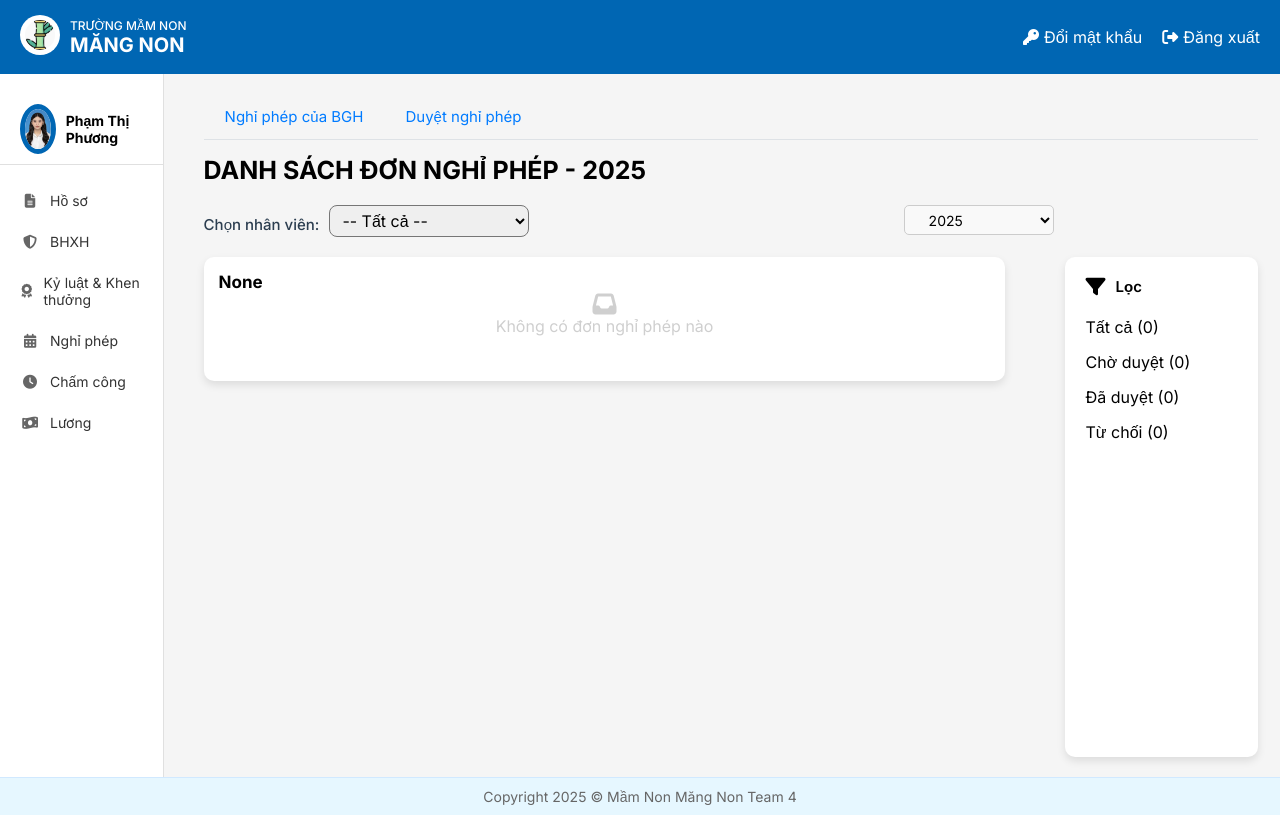
Screenshot of /home/hieutruong/don-nghi-phep/loc/ (signed in) with the database file from the repository.
### HOME/models.py (models this page shows, shortened)
class NhanVien(models.Model):
 user = models.OneToOneField(User, on_delete=models.CASCADE, unique=True, null=False, related_name='nhanvien_home')
 ten_nv = models.CharField(max_length=100)
 anh_ca_nhan = models.ImageField(upload_to='nhanvien/', null=True, blank=True)
 gioi_tinh = models.CharField(max_length=10, choices=[('2', 'Nam'), ('1', 'Nữ')],default='1')
 ngay_sinh = models.DateField(null=True)
 vi_tri_cong_viec = models.CharField(max_length=100, blank=True, null=True)
 to_phong_ban = models.CharField(max_length=50, choices=TO_PHONG_BAN_CHOICES)
 trinh_do_hoc_van = models.CharField(max_length=50, choices=TRINH_DO_HOC_VAN_CHOICES)
 chuyen_nganh = models.CharField(max_length=100, null=True)
 noi_dao_tao = models.CharField(max_length=100)
 nam_tn = models.IntegerField(null=True)
 ngay_cap = models.DateField(null=True)
 noi_cap = models.CharField(max_length=100)
 dia_chi_tam_tru = models.TextField(null=True)
 chuc_vu = models.CharField(max_length=150, null=True)
 so_dien_thoai = models.CharField(
     max_length=10,
     unique=True)
 email = models.EmailField(unique=True, max_length=50, null=True)
 so_cccd = models.CharField(
     max_length=12,
     unique=True
 )
 phu_caps = models.ManyToManyField(PhuCap, through='PhuCapNhanVien',blank=True)
 class Meta:
     db_table = 'HOME_nhanvien'

### NghiPhep/views.py (the view)
# urls.py: path('home/hieutruong/don-nghi-phep/loc/', loc_don_nghi_phep_theo_trang_thai_hieutruong, name='loc_don_nghi_phep_hieutruong'),
@login_required
@permission_required('HOME.view_edit_list_nghiphep_bgh')
def loc_don_nghi_phep_theo_trang_thai_hieutruong(request):
    year = request.GET.get('year')
    trang_thai=request.GET.get('trang_thai')
    nhanvien = get_object_or_404(NhanVien, user=request.user)
    thong_tin = DS_NV_quan_ly(request, nhanvien)
    nhan_vien = thong_tin['nhan_vien_BGH']
    danh_sach_don = {}
    danh_sach = NghiPhep.objects.filter(nhan_vien__in=nhan_vien, ngay_tao_don__year=year).order_by('-ngay_tao_don')
    danh_sach_don[trang_thai] = NghiPhep.objects.filter(nhan_vien__in=nhan_vien, trang_thai_don=trang_thai,ngay_tao_don__year=year).order_by('-ngay_tao_don')
    context = {
        'nghiphep': danh_sach_don,
        'nhan_vien':nhanvien,
        **DS_NV_quan_ly(request, nhanvien),
        'so_don': danh_sach.count(),
        'so_don_dang_duyet': danh_sach.filter(trang_thai_don='Đang chờ duyệt'),
        'so_don_da_duyet': danh_sach.filter(trang_thai_don='Đã duyệt'),
        'so_don_dang_bi_tu_choi': danh_sach.filter(trang_thai_don='Bị từ chối'),
    }
    return render(request, 'NghiPhep/NP_list_hieutruong.html', context)

### NghiPhep/views.py (called while the page is built)
def ThongTinNPYear( year):
    years = NghiPhep.objects.values_list('ngay_tao_don__year', flat=True).distinct().order_by('-ngay_tao_don__year')
    if year is None:
        year = now().year
    else:
        year = int(year)
    return {'year':year,
            'years': years}

### templates/NghiPhep/NP_list_hieutruong.html (shortened to what this page needs)
{% extends 'NghiPhep/NP_list_admin.html' %}
{% block locdanhsach %}
<div class="ndungloc" style="width:20%; max-height: 500px;">
   <div class="TitleLoc" style="display: flex; gap: 10px; align-items: left;">
        <i class="fa-sharp fa-solid fa-filter" style="font-size: 20px;"></i>
        <p style="margin: 0; font-size: 15px; font-weight: 600;">Lọc</p>
    </div>
    <ul id="dongloc" style="width: 80%; margin-top: 20px; ">
        <li class="loc" >
            <a href="{% url 'DanhSachNP_HT'  %}?year={{ year }}" class="font-bold hover:text-blue-600">
                Tất cả ({{ so_don }})
            </a>
        </li >
        <li class="loc">
            <a href="{% url 'loc_don_nghi_phep_hieutruong' %}?trang_thai=Đang chờ duyệt&year={{ year }}" class=" font-bold hover:text-blue-600">
                Chờ duyệt ({{ so_don_dang_duyet.count }})
            </a>
        </li>
        <li class="loc">
            <a href="{% url 'loc_don_nghi_phep_hieutruong' %}?trang_thai=Đã duyệt&year={{ year }}" class=" font-bold hover:text-blue-600">
                Đã duyệt ({{ so_don_da_duyet.count }})
            </a>
        </li >
        <li class="loc">
            <a href="{% url 'loc_don_nghi_phep_hieutruong' %}?trang_thai=Bị từ chối&year={{ year }}" class=" font-bold hover:text-blue-600">
                Từ chối ({{ so_don_dang_bi_tu_choi.count }})
            </a>
        </li>
    </ul>
</div>
{% endblock %}
{% block header %}
     <form class="Search" action="{% url 'TimKiemNV_HT' %}" style="margin-bottom: 20px">
        <label  style="font-weight: 500; margin-bottom: 0;">Chọn nhân viên:</label>
        <select name="nhan_vien" id="nhan_vien" style="width: 200px; padding: 4px 8px; border-radius: 8px; font-size: 16px;" onchange="this.form.submit()">
            <option value="">-- Tất cả --</option>
          </select>
    </form>
    <form method="get"
          action="{% url 'DanhSachNP_HT' %}"
          style="width:30%; height: 15px" xmlns:nv.id xmlns:nv.id>
            <select name="year" class="form-control" onchange="this.form.submit()"  style="height: 30px; font-size: 14px; padding: 0px 20px;border-radius: 5px;width: 50%;">
                {% for y in years %}
                    <option value="{{ y }}" {% if y == year %}selected{% endif %}>{{ y }}</option>
                {% endfor %}
            </select>
        </form>
{% endblock %}

### templates/home.html (shortened to what this page needs)
<!DOCTYPE html>
{% load static %}
<html lang="vi">
<head>
    <link rel="stylesheet" href="{% static 'css/style.css' %}">
    <link rel="stylesheet" href="https://cdnjs.cloudflare.com/ajax/libs/font-awesome/6.4.0/css/all.min.css">
</head>
<body>
    <div class="container">
        <header class="header">
            <div class="logo-container">
                <a href="{% url 'home' %}">
                    <img src="{% static 'images/logo.jpg' %}" alt="Logo" class="logo-img">
                </a>
                <div class="logo-text">
                    <div class="school-type">TRƯỜNG MẦM NON</div>
                    <div class="school-name"><b>MĂNG NON</b></div>
                </div>
            </div>
            <div class="header-actions">
                <a href="{% url 'change_password' %}" class="header-link">
                    <i class="fas fa-key"></i> Đổi mật khẩu
                </a>
                <a href="{% url 'logout' %}" class="header-link">
                    <i class="fas fa-sign-out-alt"></i> Đăng xuất
                </a>
            </div>
        </header>
        <div class="content">
            <aside class="sidebar">
                <div class="user-profile">
                    <div class="avatar">
                        <img src="{{ nhan_vien.anh_ca_nhan.url }}" alt="User Avatar">
                    </div>
                    <div class="user-info">
                        {% if request.user.is_authenticated %}
                            <div class="user-name">{{ nhan_vien.ten_nv }}</div>
                        {% endif %}
                    </div>
                </div>
                <nav class="sidebar-nav">
                    <a href="{% url 'Redirect_hoso_view' %}" class="nav-item"><i class="fas fa-file-alt"></i> Hồ sơ</a>
                    <a href="{% url 'redirectBHXH' %}" class="nav-item"><i class="fas fa-shield-alt"></i> BHXH</a>
                    <a href="{% url 'ky_luat_khen_thuong' %}" class="nav-item"><i class="fas fa-award"></i> Kỷ luật & Khen thưởng</a>
                    <a href="{% url 'DanhSachNP_redirect' %}" class="nav-item"><i class="fas fa-calendar-alt"></i> Nghỉ phép</a>
                    <a href="{% url 'cham_cong' %}" class="nav-item"><i class="fas fa-clock"></i> Chấm công</a>
                    <a href="{% url 'chuyen_huong_luong' %}" class="nav-item"><i class="fas fa-money-bill-wave"></i> Lương</a>
                </nav>
            </aside>
            {% block page_background %}{% endblock %}
        </div>
        <footer class="footer">
            <p>Copyright 2025 © Mầm Non Măng Non Team 4</p>
        </footer>
    </div>
</body>
</html>

### static/css/style.css (style rules this page uses)
* { margin: 0; padding: 0; box-sizing: border-box; font-family: 'Inter', sans-serif; }
body { background-color: #f5f5f5; }
.container { display: flex; flex-direction: column; min-height: 100vh; }
.header { background-color: #0066b3; color: white; padding: 15px 20px; display: flex; justify-content: space-between; align-items: center; }
.logo-container { display: flex; align-items: center; }
.logo-img { width: 40px; height: 40px; margin-right: 10px; background-color: white; border-radius: 50%; padding: 5px; }
.logo-text { display: flex; flex-direction: column; }
.school-type { font-size: 12px; font-weight: 500; }
.school-name { font-size: 20px; font-weight: bold; }
.header-actions { display: flex; gap: 20px; }
.header-link { color: white; text-decoration: none; display: flex; align-items: center; gap: 5px; }
.content { display: flex; flex: 1; }
.sidebar { width: 240px; background-color: white; border-right: 1px solid #e0e0e0; padding: 20px 0; }
.user-profile { display: flex; align-items: center; padding: 10px 20px; border-bottom: 1px solid #e0e0e0; margin-bottom: 15px; }
.avatar { width: 50px; height: 50px; border-radius: 50%; overflow: hidden; margin-right: 10px; border: 5px solid #0066b3; }
.avatar img { width: 100%; height: 100%; object-fit: cover; }
.user-info { display: flex; flex-direction: column; }
.user-name { font-weight: bold; font-size: 14px; }
.sidebar-nav { display: flex; flex-direction: column; }
.nav-item { padding: 12px 20px; color: #333; text-decoration: none; display: flex; align-items: center; gap: 10px; font-size: 14px; transition: background-color 0.2s; }
.nav-item i { width: 20px; text-align: center; color: #666; }
.footer { background-color: #e6f7ff; padding: 10px 20px; text-align: center; color: #666; font-size: 14px; border-top: 1px solid #d1e9ff; margin-top: auto; z-index: 2; }

### static/css/NP_list.css (style rules this page uses)
.np-wrapper .ndungloc { padding: 20px; box-shadow: 0px 4px 8px rgba(0, 0, 0, 0.1); background-color: #ffffff; border-radius: 10px; height: 500px; overflow-y: auto; }
.np-wrapper .font-bold { color: black; text-decoration: none; }
.np-wrapper li { list-style-type: none; }
.np-wrapper #dongloc li a { font-size: 16px; transition: all 0.3s ease; }
.np-wrapper .Search { display: flex; gap: 10px; justify-content: space-between; }
.loc { margin-bottom: 15px; }
label { display: block; font-weight: bold; margin-top: 10px; margin-bottom: 5px; color: #2c3e50; }
.form-control { padding: 10px; font-size: 16px; border: 1px solid #ccc; border-radius: 6px; background-color: #f9f9f9; }

### rows the page displays
NhanVien: anh_ca_nhan (picture), ten_nv "Phạm Thị Phương"

### other values shown
{{ year }} "2025"
{{ status }} "None"
{{ so_don }} "0"
{{ so_don_dang_duyet.count }} "0"
{{ so_don_da_duyet.count }} "0"
{{ so_don_dang_bi_tu_choi.count }} "0"
form field year "2025"
